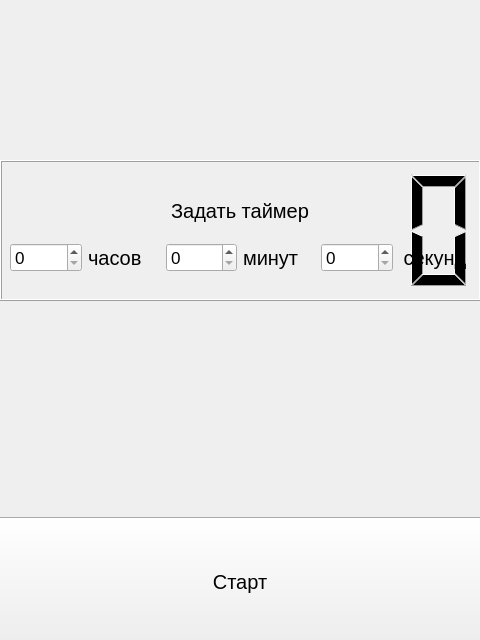
<?xml version="1.0" encoding="UTF-8"?>
<ui version="4.0">
 <class>Form_timer</class>
 <widget class="QWidget" name="Form_timer">
  <property name="geometry">
   <rect>
    <x>0</x>
    <y>0</y>
    <width>480</width>
    <height>640</height>
   </rect>
  </property>
  <property name="minimumSize">
   <size>
    <width>480</width>
    <height>640</height>
   </size>
  </property>
  <property name="maximumSize">
   <size>
    <width>480</width>
    <height>640</height>
   </size>
  </property>
  <property name="windowTitle">
   <string>Form</string>
  </property>
  <widget class="QLCDNumber" name="lcdNumber">
   <property name="geometry">
    <rect>
     <x>0</x>
     <y>160</y>
     <width>481</width>
     <height>141</height>
    </rect>
   </property>
   <property name="contextMenuPolicy">
    <enum>Qt::NoContextMenu</enum>
   </property>
   <property name="smallDecimalPoint">
    <bool>false</bool>
   </property>
   <property name="digitCount">
    <number>7</number>
   </property>
  </widget>
  <widget class="QLabel" name="label">
   <property name="geometry">
    <rect>
     <x>0</x>
     <y>180</y>
     <width>480</width>
     <height>61</height>
    </rect>
   </property>
   <property name="font">
    <font>
     <pointsize>15</pointsize>
    </font>
   </property>
   <property name="text">
    <string>Задать таймер</string>
   </property>
   <property name="alignment">
    <set>Qt::AlignCenter</set>
   </property>
  </widget>
  <widget class="QWidget" name="horizontalLayoutWidget">
   <property name="geometry">
    <rect>
     <x>10</x>
     <y>240</y>
     <width>461</width>
     <height>35</height>
    </rect>
   </property>
   <layout class="QHBoxLayout" name="horizontalLayout">
    <item>
     <widget class="QSpinBox" name="spinBox_hour">
      <property name="font">
       <font>
        <pointsize>13</pointsize>
       </font>
      </property>
      <property name="maximum">
       <number>23</number>
      </property>
     </widget>
    </item>
    <item>
     <widget class="QLabel" name="label_hour">
      <property name="font">
       <font>
        <pointsize>15</pointsize>
       </font>
      </property>
      <property name="text">
       <string>часов</string>
      </property>
      <property name="alignment">
       <set>Qt::AlignLeading|Qt::AlignLeft|Qt::AlignVCenter</set>
      </property>
     </widget>
    </item>
    <item>
     <widget class="QSpinBox" name="spinBox_min">
      <property name="font">
       <font>
        <pointsize>13</pointsize>
       </font>
      </property>
      <property name="maximum">
       <number>59</number>
      </property>
     </widget>
    </item>
    <item>
     <widget class="QLabel" name="label_min">
      <property name="font">
       <font>
        <pointsize>15</pointsize>
       </font>
      </property>
      <property name="text">
       <string>минут</string>
      </property>
     </widget>
    </item>
    <item>
     <widget class="QSpinBox" name="spinBox_sec">
      <property name="font">
       <font>
        <pointsize>13</pointsize>
       </font>
      </property>
      <property name="maximum">
       <number>59</number>
      </property>
     </widget>
    </item>
    <item>
     <widget class="QLabel" name="label_sec">
      <property name="font">
       <font>
        <pointsize>15</pointsize>
       </font>
      </property>
      <property name="text">
       <string>секунд</string>
      </property>
      <property name="alignment">
       <set>Qt::AlignCenter</set>
      </property>
     </widget>
    </item>
   </layout>
  </widget>
  <widget class="QPushButton" name="stop_button">
   <property name="geometry">
    <rect>
     <x>-10</x>
     <y>517</y>
     <width>500</width>
     <height>130</height>
    </rect>
   </property>
   <property name="font">
    <font>
     <pointsize>15</pointsize>
    </font>
   </property>
   <property name="text">
    <string>Стоп</string>
   </property>
  </widget>
  <widget class="QPushButton" name="start_button">
   <property name="geometry">
    <rect>
     <x>-10</x>
     <y>517</y>
     <width>500</width>
     <height>130</height>
    </rect>
   </property>
   <property name="font">
    <font>
     <pointsize>15</pointsize>
    </font>
   </property>
   <property name="text">
    <string>Старт</string>
   </property>
  </widget>
 </widget>
 <resources/>
 <connections/>
</ui>
